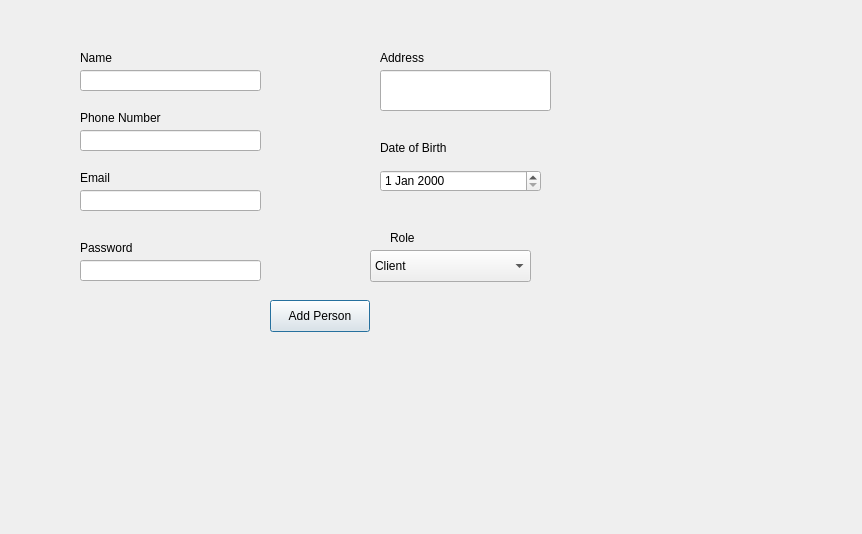
<?xml version="1.0" encoding="UTF-8"?>
<ui version="4.0">
 <class>PersonUI</class>
 <widget class="QDialog" name="PersonUI">
  <property name="geometry">
   <rect>
    <x>0</x>
    <y>0</y>
    <width>862</width>
    <height>534</height>
   </rect>
  </property>
  <property name="windowTitle">
   <string>Dialog</string>
  </property>
  <widget class="QLineEdit" name="nameInput">
   <property name="geometry">
    <rect>
     <x>80</x>
     <y>70</y>
     <width>181</width>
     <height>21</height>
    </rect>
   </property>
  </widget>
  <widget class="QLineEdit" name="numberPhoneInput">
   <property name="geometry">
    <rect>
     <x>80</x>
     <y>130</y>
     <width>181</width>
     <height>21</height>
    </rect>
   </property>
  </widget>
  <widget class="QLineEdit" name="emailInput">
   <property name="geometry">
    <rect>
     <x>80</x>
     <y>190</y>
     <width>181</width>
     <height>21</height>
    </rect>
   </property>
  </widget>
  <widget class="QLineEdit" name="passInput">
   <property name="geometry">
    <rect>
     <x>80</x>
     <y>260</y>
     <width>181</width>
     <height>21</height>
    </rect>
   </property>
  </widget>
  <widget class="QLineEdit" name="addressInput">
   <property name="geometry">
    <rect>
     <x>380</x>
     <y>70</y>
     <width>171</width>
     <height>41</height>
    </rect>
   </property>
  </widget>
  <widget class="QLabel" name="personName">
   <property name="geometry">
    <rect>
     <x>80</x>
     <y>50</y>
     <width>58</width>
     <height>16</height>
    </rect>
   </property>
   <property name="text">
    <string>Name</string>
   </property>
  </widget>
  <widget class="QLabel" name="personName_2">
   <property name="geometry">
    <rect>
     <x>80</x>
     <y>110</y>
     <width>91</width>
     <height>16</height>
    </rect>
   </property>
   <property name="text">
    <string>Phone Number</string>
   </property>
  </widget>
  <widget class="QLabel" name="personName_3">
   <property name="geometry">
    <rect>
     <x>80</x>
     <y>170</y>
     <width>91</width>
     <height>16</height>
    </rect>
   </property>
   <property name="text">
    <string>Email</string>
   </property>
  </widget>
  <widget class="QLabel" name="personName_4">
   <property name="geometry">
    <rect>
     <x>80</x>
     <y>240</y>
     <width>91</width>
     <height>16</height>
    </rect>
   </property>
   <property name="text">
    <string>Password</string>
   </property>
  </widget>
  <widget class="QLabel" name="personName_5">
   <property name="geometry">
    <rect>
     <x>380</x>
     <y>50</y>
     <width>58</width>
     <height>16</height>
    </rect>
   </property>
   <property name="text">
    <string>Address</string>
   </property>
  </widget>
  <widget class="QDateEdit" name="dateInput">
   <property name="geometry">
    <rect>
     <x>380</x>
     <y>170</y>
     <width>161</width>
     <height>22</height>
    </rect>
   </property>
  </widget>
  <widget class="QLabel" name="personName_6">
   <property name="geometry">
    <rect>
     <x>380</x>
     <y>140</y>
     <width>151</width>
     <height>16</height>
    </rect>
   </property>
   <property name="text">
    <string>Date of Birth</string>
   </property>
  </widget>
  <widget class="QComboBox" name="comboPersonRole">
   <property name="geometry">
    <rect>
     <x>370</x>
     <y>250</y>
     <width>161</width>
     <height>32</height>
    </rect>
   </property>
   <item>
    <property name="text">
     <string>Client</string>
    </property>
   </item>
   <item>
    <property name="text">
     <string>Employee</string>
    </property>
   </item>
   <item>
    <property name="text">
     <string>Manager</string>
    </property>
   </item>
  </widget>
  <widget class="QLabel" name="personName_7">
   <property name="geometry">
    <rect>
     <x>390</x>
     <y>230</y>
     <width>151</width>
     <height>16</height>
    </rect>
   </property>
   <property name="text">
    <string>Role</string>
   </property>
  </widget>
  <widget class="QPushButton" name="addPersonButton">
   <property name="geometry">
    <rect>
     <x>270</x>
     <y>300</y>
     <width>100</width>
     <height>32</height>
    </rect>
   </property>
   <property name="text">
    <string>Add Person</string>
   </property>
   <property name="default">
    <bool>true</bool>
   </property>
  </widget>
 </widget>
 <resources/>
 <connections/>
</ui>
